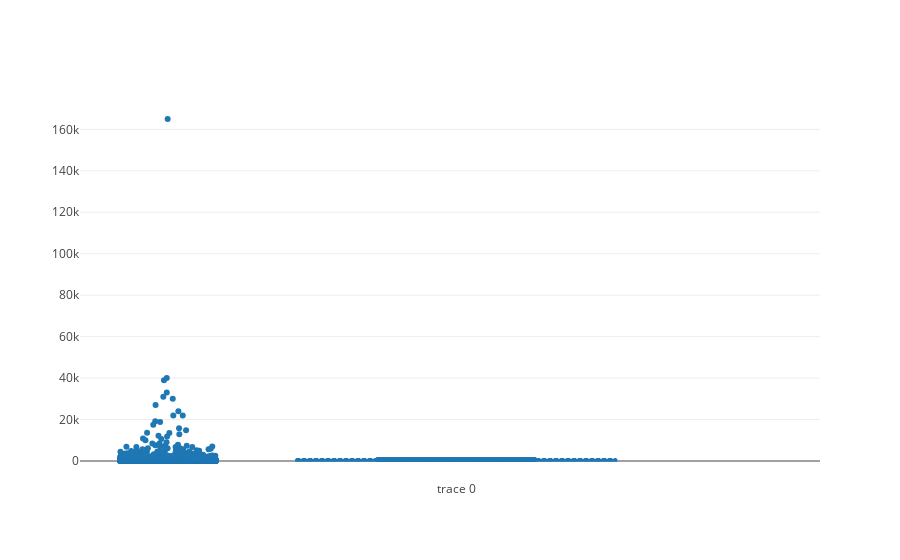

Source (notebook cell):
### Code cell
p1 = [
    go.Box(
        y=data['claps'],
        boxpoints='all',
        jitter=0.3,
        pointpos=-1.8,
        boxmean=True,
    )
]
iplot(p1)

### Figure 1 — Plotly figure (JSON) as saved in the notebook; plotly's stock layout.template omitted (floating-point values rounded to 4 significant figures; data arrays with more than 128 entries replaced by an {"elided": "..."} marker saying what was removed)
{"data": [{"boxmean": true, "boxpoints": "all", "jitter": 0.3, "pointpos": -1.8, "type": "box", "y": {"elided": "1928 int values"}}], "layout": {}}
